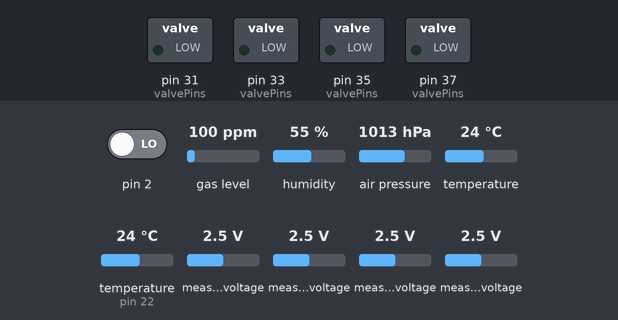
A sketch run on a simulated Arduino Mega 2560, built with avr-gcc and run on an emulated ATmega2560. Shown: switched loads named in the sketch (green lamp = pin HIGH). The test bench sets the inputs (shaded band); at power-on: pin 2 LOW, gas level 100 ppm, humidity 55 %, air pressure 1013 hPa, temperature 24 °C, temperature (sensor on pin 22) 24 °C, measured voltage 2.5 V. What the sketch prints to the serial monitor is not drawn.

Above: at 2.4 s.
At 33.1 s:
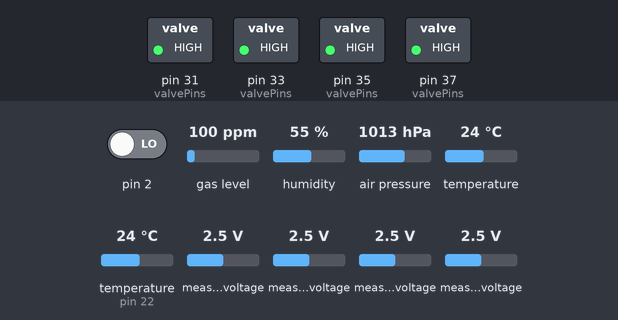
Timing chart, 0 to 81.9 s (numbered marks = the images above):
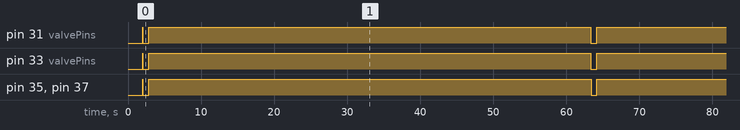

The sketch:

TechnoTomato.ino
```cpp
#define QUICK_TESTING 1


#include <OneWire.h>
#include "PlantManager.h"
#include "Sensor_BME680.h"


/*
 * Rather than drag Arduino JSON into this already big sketch I'm just producing a JSON string directly.
 * TechnoTomato.ini is not the actual working sketch and has had all the private information such as
 * my ThingSpeak keys removed.
 * This is the fixed json for sending to the thingspeak portal for a controller.  ThingSpeakPortal is an
 * ESP8266-01 connected through a serial port to the Arduino.  ThingSpeakPortal reads the json on it's serial
 * port, translates it to a ThingSpeak message and sends it.
 */
const String prefix = "{\"destination\": \"thingspeak\", \"api_key\": \"16_CHAR_APIKEY\", \"channel\": 123456, \"status\": \"\", \"fields\": [";
const String suffix = "]}";


// Setup a oneWire instance to communicate with any OneWire devices (not just Maxim/Dallas temperature ICs)
OneWire oneWire(22); // TechnoTomato 1 is the Mega version, where I'm using pin 22 for OneWire

#include "Sensor_DS18B20.h"

//Adafruit_ADS1115 is included in PlantManager.h so we can use it there
Adafruit_ADS1115 ads;  /* Use this for the 16-bit version */

// PlantManager
//                                                holding mega with usb and power on left side
const uint8_t valvePins[4] = {31, 33, 35, 37}; // top outside set of digital pins
PlantManager plants(2, valvePins);

unsigned long logTimer = 0;
void loggingTask();

unsigned long sampleTimer = 0;
void samplingTask();

double sampleAverages[4] = {};
int sampleTriggers[4] = {};
int sampleAirTemp = 0;
int sampleRootTemp = 0;
int sampleCount = 0;


void setup() {
  Serial.begin(115200);
  delay(2000);

#if defined(__AVR_ATmega1280__) || defined(__AVR_ATmega2560__)
  Serial2.begin(115200);
#endif

  //Serial.println("Starting");

  // The ADC input range (or gain) can be changed via the following
  // functions, but be careful never to exceed VDD +0.3V max, or to
  // exceed the upper and lower limits if you adjust the input range!
  // Setting these values incorrectly may destroy your ADC!
  //                                                                ADS1015  ADS1115
  //                                                                -------  -------
  // ads.setGain(GAIN_TWOTHIRDS);  // 2/3x gain +/- 6.144V  1 bit = 3mV      0.1875mV (default)
  // ads.setGain(GAIN_ONE);        // 1x gain   +/- 4.096V  1 bit = 2mV      0.125mV
  // ads.setGain(GAIN_TWO);        // 2x gain   +/- 2.048V  1 bit = 1mV      0.0625mV
  // ads.setGain(GAIN_FOUR);       // 4x gain   +/- 1.024V  1 bit = 0.5mV    0.03125mV
  // ads.setGain(GAIN_EIGHT);      // 8x gain   +/- 0.512V  1 bit = 0.25mV   0.015625mV
  // ads.setGain(GAIN_SIXTEEN);    // 16x gain  +/- 0.256V  1 bit = 0.125mV  0.0078125mV
  ads.setGain(GAIN_ONE);
  ads.begin();
  plants.initialize(&ads);

  initBME680();
  initDS18B20();

  logTimer = millis() + 60000; //give the esp time to start up before sending things to it
}


bool isOutput = false;
void loop() {
  plants.perform();

  BME680AirSensorTask();
  DS18B20SensorTask();

  samplingTask();
  loggingTask();
}


void samplingTask() {
  unsigned long now = millis();
  if( now > sampleTimer ) {
    int c = sampleCount + 1;
    float airTemp = averageTemperature();
    float airHumidity = averageHumidity();
    float rootTemp = getRootZoneTemperature();
    sampleAirTemp = ((sampleAirTemp * sampleCount) + airTemp)/c;
    sampleRootTemp = ((sampleRootTemp * sampleCount) + rootTemp)/c;

    double values[4];
    int triggers[4];
    plants.updateSensorValues( values, triggers );
    plants.setAmbientTemperature(sampleAirTemp);

    for( int i = 0; i < 4; i++ ) {
      sampleAverages[i] = ((sampleAverages[i] * sampleCount) + values[i])/c;
      sampleTriggers[i] += triggers[i];
    }
    sampleCount += 1;
    sampleTimer = now + 10000;
  }
}

void loggingTask() {
  unsigned long now = millis();
  if( now > logTimer ) {
     // log air temperature and humidity sensor data

    float data[8] = {sampleAverages[0], sampleTriggers[0], sampleAverages[1], sampleTriggers[1], sampleAverages[2], sampleTriggers[2], sampleAirTemp, sampleRootTemp };
    String json = prefix;
    for( int i = 0; i < 8; i++ ) {
      if( i > 0 ) { json += ", " + String(data[i]); }
      else { json += String(data[i]); }
    }
    json += suffix;

#if defined(__AVR_ATmega1280__) || defined(__AVR_ATmega2560__)
    Serial2.println(json);
#endif
     Serial.println(json);

    sampleCount = 0;
    for( int i = 0; i < 4; i++ ) {
      sampleAverages[i] = 0;
      sampleTriggers[i] = 0;
    }
    sampleAirTemp = 0;
    sampleRootTemp = 0;

    logTimer = now + 60000;
  }
}
```

PlantManager.h
```cpp
#include <Arduino.h>
#include <Wire.h>
#include <Adafruit_ADS1015.h>

#ifndef _PLANT_MANAGER_H_
#define _PLANT_MANAGER_H_


//------------------------------------------------------------------------------
//--------        CONSTANTS     ------------------------------------------------
//------------------------------------------------------------------------------
const unsigned long k_thirty_minutes = 1800000;
const unsigned long k_fifteen_minutes = 900000;
const unsigned long k_ten_minutes = 600000;
const unsigned long k_five_minutes = 300000;
const unsigned long k_three_minutes = 180000;
const unsigned long k_two_minutes = 120000;
const unsigned long k_one_minute = 60000;
const unsigned long k_thirty_seconds = 30000;
const unsigned long k_twenty_seconds = 20000;
const unsigned long k_fifteen_seconds = 15000;
const unsigned long k_ten_seconds = 10000;
const unsigned long k_five_seconds = 5000;
const unsigned long k_three_seconds = 3000;
const unsigned long k_one_second = 1000;
const unsigned long k_half_second = 500;

// the range of values over which a leaf goes from
// fully hydrated to wilted.  low values can range from
// 2200 to 2280 or so.


//------------------------------------------------------------------------------
typedef double TimeValue;

class Plant;
typedef  void (Plant::*PlantStateFN)(void);
const int k_leafSensorMaxValues = 10;

const unsigned long k_valve_open_duration = 250;  // our default spay duration is one 250 ms

struct LeafSensorBoundingValues {
    double sensorOffset = 0;
    double lowValue = 0;
    double highValue = 0;
};


class SensorReading {
  public:
    double value = 0;
    void appendReading(double reading);
    void resetReading(void);
    void clearReading(void);

  private:
    unsigned long _dt = 0;
    double _average = 0;
    double _count = 0;
};


class Plant {
  public:
    Plant( int adc_index ) { _adc_index = adc_index; }
    void initialize();
    void perform();
    void setAmbientTemperature(double t);

    Adafruit_ADS1115 *_ads; // manager will set this up and pass it in during init
    uint8_t _valvePin;

    // running values calculated every 0.1 seconds
    LeafSensorBoundingValues bounds;

    // calculated every 10 seconds
    double leafRawSensorValue = 0;
    double leafSensorValue = 0;
    double leafSensorDeviation = 0;
    bool sprayTriggered = false;
    int sprayTriggeredCount = 0;
    bool calibrateButtonPressed = false;

    TimeValue defaultSprayInterval = 60.0; // interval measured in seconds

  private:
    int _adc_index;
    SensorReading _leafSensorReading;
    unsigned long _iterationCounter = 0;

    unsigned long _dt;
    unsigned long _sample_delay;


    /************************************************************************************************************
     ************************************************************************************************************
     *
     *  SENSOR FUNCTIONS
     *
     ************************************************************************************************************
     ************************************************************************************************************/
    void _appendValue( double value );
    double _readRawLeafSensor();
    double _readCalibratedLeafSensor();
    double _currentDeviation();
    void _testLeafThickness(void);
    bool _isSensorConnected();


    /************************************************************************************************************
     ************************************************************************************************************
     *
     *  PLANT FUNCTIONS
     *
     ************************************************************************************************************
     ************************************************************************************************************/
    void handleButtonPress(void);


    unsigned long _nextReadingTime = 0; //this is the next time to store an average of measurements
    unsigned long _nextEEPROMWrite = 0;
    bool _eepromNeedsWrite = false;
    void synchronizeEEPROM();
    void initializeBoundaryValues();
    void loadBoundaryValues();
    void storeBoundaryValues(bool imediate);


    /************************************************************************************************************
     ************************************************************************************************************
     *
     *  VALVE TIMING FUNCTIONS
     *
     ************************************************************************************************************
     ************************************************************************************************************/
    unsigned long _next_default_spray;
    unsigned long _last_default_spray;
    unsigned long _spray_interval;
    double _defaultSprayIntervalAdjustment = 1.0; // number between 0 and 1 that is multiplied by defaultSprayInterval
    unsigned long _valveCloseTime;
    bool _attemptDefaultSpray();
    void _openValve(unsigned long duration = k_valve_open_duration);
    void _tryCloseValve();
    void _closeValve();


    /************************************************************************************************************
     ************************************************************************************************************
     *
     *  PLANT STATE FUNCTIONS
     *
     ************************************************************************************************************
     ************************************************************************************************************/
    void updateIntervalAdjustment();
    void calibrateLeaf(void);
    void normalHydrationState(void);

    PlantStateFN _state;
    PlantStateFN _default_state = NULL;  //&Plant::dynamicTimedSpray;
    void delay(unsigned long duration, PlantStateFN nextState);
    void waitDelay(void);

};


class PlantManager {
  public:
    PlantManager(const int callibratePin, const uint8_t valvePins[4]);
    void initialize(Adafruit_ADS1115 *ads);
    void perform();
    void setAmbientTemperature(double t);
    void updateSensorValues( double values[4], int triggers[4] );

  private:
    Adafruit_ADS1115 *_ads;
    Plant _plants[4] = {Plant(0), Plant(1), Plant(2), Plant(3)};

    bool _callibrateButtonClicked();
    int _callibrateButtonPin = 0;
    bool _callibrateButtonDown = false;
};


#endif
```

Sensor_DS18B20.h
```cpp
#include <DallasTemperature.h>


#ifndef _Sensor_DS18B20_H_
#define _Sensor_DS18B20_H_

// The sensor reading states.
void beginReadingOneWireSensors();
void waitForOneWireSensors();
void finishReadingOneWireSensors();
void (*currentOneWireSensorFunction)(void) = beginReadingOneWireSensors;
unsigned long nextOneWireTime = 0;

// Pass our oneWire reference to Dallas Temperature.
DallasTemperature oneWireSensors(&oneWire);

void initDS18B20() {
  oneWireSensors.begin();
  currentOneWireSensorFunction = beginReadingOneWireSensors;
}

void DS18B20SensorTask() {
  currentOneWireSensorFunction();
}

double getRootZoneTemperature() {
  return oneWireSensors.getTempCByIndex(0);
}


void beginReadingOneWireSensors() {
  oneWireSensors.requestTemperatures();
  nextOneWireTime = millis() + 10000;
  currentOneWireSensorFunction = beginReadingOneWireSensors;
}

void waitForOneWireSensors() {
  if( millis() > nextOneWireTime ) {
    currentOneWireSensorFunction = beginReadingOneWireSensors;
  }
}


#endif
```

Source omitted: PlantManager.cpp (17954 bytes), Sensor_BME680.h (8627 bytes)

Measured:
- by itself, pin 31 (valvePins), pin 33 (valvePins), pin 35 (valvePins), pin 37 (valvePins): alternates HIGH for 60.6 s and LOW for 0.80 s
